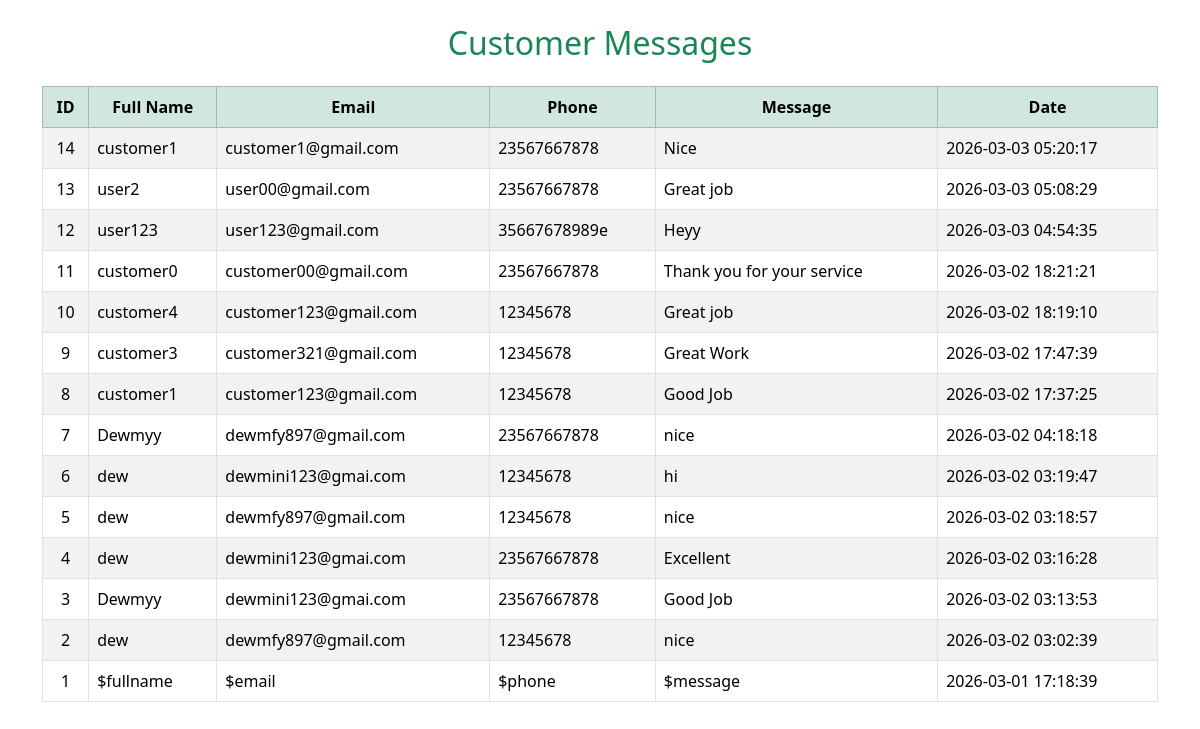
The app's page /messages.php with its own data.
### tables this page shows
CREATE TABLE `messages` (
  `id` int(11) NOT NULL,
  `fullname` varchar(255) DEFAULT NULL,
  `email` varchar(255) DEFAULT NULL,
  `phone` varchar(50) DEFAULT NULL,
  `message` text DEFAULT NULL,
  `created_at` timestamp NOT NULL DEFAULT current_timestamp()
);

### messages.php (the view, shortened to what this page needs)
<?php
$conn = new mysqli("localhost", "root", "", "green_nflora");
$result = $conn->query("SELECT * FROM messages ORDER BY id DESC");
?>
<!DOCTYPE html>
<html lang="en">
<head>
    <link rel="stylesheet" href="https://cdn.jsdelivr.net/npm/bootstrap@5.3.2/dist/css/bootstrap.min.css">
</head>
<body class="p-4">
<div class="container">
    <h2 class="mb-4 text-success text-center">Customer Messages</h2>
    <table class="table table-bordered table-striped">
        <thead class="table-success text-center">
            <tr>
                <th>ID</th>
                <th>Full Name</th>
                <th>Email</th>
                <th>Phone</th>
                <th>Message</th>
                <th>Date</th>
            </tr>
        </thead>
        <tbody>
            <?php
            if ($result->num_rows > 0) {
                while($row = $result->fetch_assoc()) { ?>
                    <tr>
                        <td class="text-center"><?= $row['id'] ?></td>
                        <td><?= htmlspecialchars($row['fullname']) ?></td>
                        <td><?= htmlspecialchars($row['email']) ?></td>
                        <td><?= htmlspecialchars($row['phone']) ?></td>
                        <td><?= htmlspecialchars($row['message']) ?></td>
                        <td><?= $row['created_at'] ?></td>
                    </tr>
            <?php }
            } else { ?>
                <tr>
                    <td colspan="6" class="text-center">No messages found</td>
                </tr>
            <?php } ?>
        </tbody>
    </table>
</div>
</body>
</html>

### records on screen
messages: id "14", fullname "customer1", email "customer1@gmail.com", phone "23567667878", message "Nice", created_at "2026-03-03 05:20:17"
messages: id "13", fullname "user2", email "user00@gmail.com", phone "23567667878", message "Great job", created_at "2026-03-03 05:08:29"
messages: id "12", fullname "user123", email "user123@gmail.com", phone "35667678989e", message "Heyy", created_at "2026-03-03 04:54:35"
messages: id "11", fullname "customer0", email "customer00@gmail.com", phone "23567667878", message "Thank you for your service", created_at "2026-03-02 18:21:21"
messages: id "10", fullname "customer4", email "customer123@gmail.com", phone "12345678", message "Great job", created_at "2026-03-02 18:19:10"
messages: id "9", fullname "customer3", email "customer321@gmail.com", phone "12345678", message "Great Work", created_at "2026-03-02 17:47:39"
messages: id "8", fullname "customer1", email "customer123@gmail.com", phone "12345678", message "Good Job", created_at "2026-03-02 17:37:25"
messages: id "7", fullname "Dewmyy", email "dewmfy897@gmail.com", phone "23567667878", message "nice", created_at "2026-03-02 04:18:18"
messages: id "6", fullname "dew", email "dewmini123@gmai.com", phone "12345678", message "hi", created_at "2026-03-02 03:19:47"
messages: id "5", fullname "dew", email "dewmfy897@gmail.com", phone "12345678", message "nice", created_at "2026-03-02 03:18:57"
messages: id "4", fullname "dew", email "dewmini123@gmai.com", phone "23567667878", message "Excellent", created_at "2026-03-02 03:16:28"
messages: id "3", fullname "Dewmyy", email "dewmini123@gmai.com", phone "23567667878", message "Good Job", created_at "2026-03-02 03:13:53"
messages: id "2", fullname "dew", email "dewmfy897@gmail.com", phone "12345678", message "nice", created_at "2026-03-02 03:02:39"
messages: id "1", fullname "$fullname", email "$email", phone "$phone", message "$message", created_at "2026-03-01 17:18:39"
